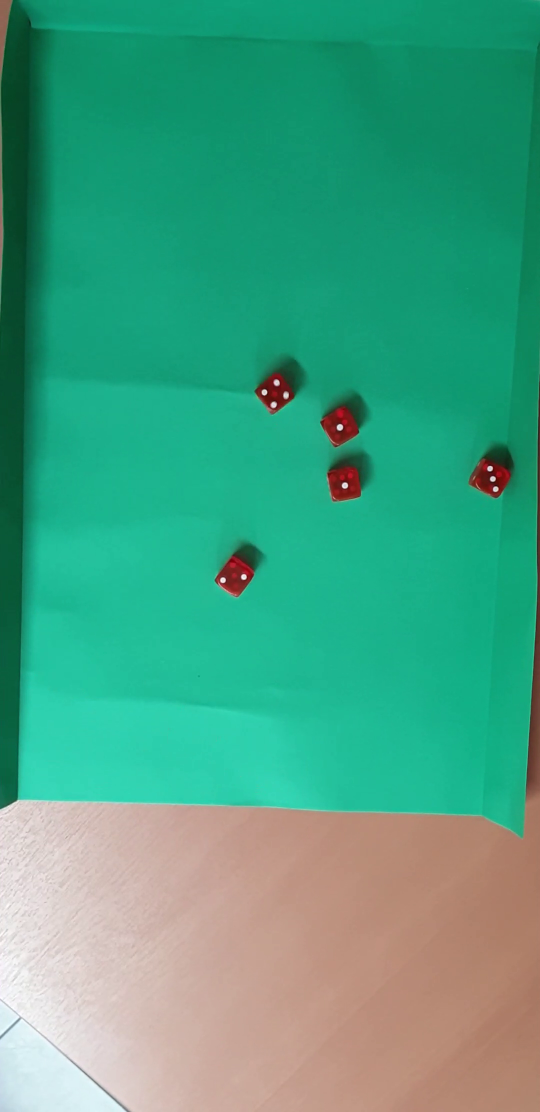
#> input picture frame 65 of videos/tirada_1.mp4, 1080 x 2224 px (shown at 1/2 size)
$ python main.py
#> lines starting #> are read from the running program, lines starting #| are printed output that depends on the picture; after the words box and inside, x2 and y2 are one past the last pixel; in counts of white or black regions, pixels touching at a corner belong together
#> the answer given: 1
import cv2
import numpy as np
import os
import matplotlib.pyplot as plt

UMBRAL_ROJO = 70        # Threshold fallback para canal rojo
RATIO_MIN, RATIO_MAX = 0.65, 1.35  # Aspect ratio de dados
DETECT_SCALE = 0.5      # Downscaling para deteccion mas rapida

PUNTO_AREA_MIN = 0.011  # area minima de punto
PUNTO_AREA_MAX = 0.096  # area maxima de punto
PUNTO_CIRC_MIN = 0.74   # separa puntos de ruido


def mapa_rojez(frame_bgr):
    b = frame_bgr[:, :, 0].astype(np.int16)
    g = frame_bgr[:, :, 1].astype(np.int16)
    r = frame_bgr[:, :, 2].astype(np.int16)
    roj = r - np.maximum(g, b)
    return np.clip(roj, 0, 255).astype(np.uint8)


def segmentar_dados(frame_bgr):
    roj = mapa_rojez(frame_bgr)
    roj_blur = cv2.GaussianBlur(roj, (5, 5), 0)
    _, bin_auto = cv2.threshold(roj_blur, 0, 255, cv2.THRESH_BINARY + cv2.THRESH_OTSU)

    white_ratio = float(np.mean(bin_auto == 255))
    if white_ratio < 0.001 or white_ratio > 0.35:
        r = frame_bgr[:, :, 2]
        _, bin_img = cv2.threshold(r, UMBRAL_ROJO, 255, cv2.THRESH_BINARY)
    else:
        bin_img = bin_auto

    k = cv2.getStructuringElement(cv2.MORPH_RECT, (3, 3))
    bin_img = cv2.morphologyEx(bin_img, cv2.MORPH_OPEN, k, iterations=1)
    bin_img = cv2.morphologyEx(bin_img, cv2.MORPH_CLOSE, k, iterations=1)
    return bin_img


def detectar_dados_simple(frame):
    bin_img = segmentar_dados(frame)
    n, _, stats, _ = cv2.connectedComponentsWithStats(bin_img, connectivity=8)

    cands = []
    for i in range(1, n):
        x = int(stats[i, cv2.CC_STAT_LEFT])
        y = int(stats[i, cv2.CC_STAT_TOP])
        w = int(stats[i, cv2.CC_STAT_WIDTH])
        h = int(stats[i, cv2.CC_STAT_HEIGHT])
        area_cc = int(stats[i, cv2.CC_STAT_AREA])

        if w <= 0 or h <= 0:
            continue

        ratio = h / w
        if not (RATIO_MIN < ratio < RATIO_MAX):
            continue

        area_bbox = w * h
        extent = area_cc / float(area_bbox)
        if extent < 0.14:
            continue

        #  descartar <100 (ruido) y >10000 (fondo)
        if area_bbox < 100 or area_bbox > 10000:
            continue

        cands.append((x, y, w, h, area_bbox))

    # ordenar por area
    if not cands:
        return [], bin_img

    # Si hay menos de 5 dadods, devolver vacio
    if len(cands) < 5:
        return [], bin_img

    areas = [c[4] for c in cands]
    med = np.median(areas)
    scored = []
    for c in cands:
        x, y, w, h, area_bbox = c
        rel = abs(area_bbox - med) / (med + 1e-6)
        scored.append((rel, (x, y, w, h)))

    scored.sort(key=lambda t: t[0])
    top = [t[1] for t in scored[:5]]
    top.sort(key=lambda d: d[0])
    return top, bin_img


def contar_puntos_simple(crop_bgr):
    h, w = crop_bgr.shape[:2]
    if h == 0 or w == 0:
        return 0

    area_dado = float(h * w)
    gray = cv2.cvtColor(crop_bgr, cv2.COLOR_BGR2GRAY)

    # margen adaptativo simple
    block_size = max(11, (min(w, h) // 6) | 1)
    bw = cv2.adaptiveThreshold(gray, 255, cv2.ADAPTIVE_THRESH_GAUSSIAN_C,
                               cv2.THRESH_BINARY, block_size, -5)

    # Margen para evitar bordes
    m = int(max(2, min(w, h) * 0.10))
    mask = np.zeros_like(bw)
    mask[m:h-m, m:w-m] = 255
    bw = cv2.bitwise_and(bw, mask)

    # Limpiar ruido menos agresivamente
    k2 = max(3, int(min(w, h) * 0.04))
    if k2 % 2 == 0:
        k2 += 1
    kernel2 = cv2.getStructuringElement(cv2.MORPH_ELLIPSE, (k2, k2))
    bw = cv2.morphologyEx(bw, cv2.MORPH_OPEN, kernel2, iterations=1)

    contours, _ = cv2.findContours(bw, cv2.RETR_EXTERNAL, cv2.CHAIN_APPROX_SIMPLE)

    a_min = area_dado * PUNTO_AREA_MIN
    a_max = area_dado * PUNTO_AREA_MAX

    pts = 0
    for c in contours:
        a = float(cv2.contourArea(c))
        if not (a_min <= a <= a_max):
            continue
        p = float(cv2.arcLength(c, True))
        if p <= 1e-6:
            continue
        circ = 4.0 * np.pi * a / (p * p)
        if circ < PUNTO_CIRC_MIN:
            continue
        pts += 1

    return pts


def procesar_video(video_path, idx, guardar_video=True):
#> called with video_path = 'videos/tirada_1.mp4', idx = 1, guardar_video = False
    print(f"\n--- Video {idx}: {video_path}")
    cap = cv2.VideoCapture(video_path)
    if not cap.isOpened():
        print("Error al abrir video")
        return

    fps = float(cap.get(cv2.CAP_PROP_FPS))
    total = int(cap.get(cv2.CAP_PROP_FRAME_COUNT))
    w_orig = int(cap.get(cv2.CAP_PROP_FRAME_WIDTH))
    h_orig = int(cap.get(cv2.CAP_PROP_FRAME_HEIGHT))
    print(f"Resolucion: {w_orig}x{h_orig} @ {fps:.1f}fps ({total} frames)")

    # analisis desde 45% hasta 95% del video
    mejor = None
    paso = max(3, int(fps * 0.14))

    for frame_idx in range(int(total * 0.45), min(total, int(total * 0.95)), paso):
        cap.set(cv2.CAP_PROP_POS_FRAMES, frame_idx)
        ret, frame = cap.read()
        if not ret:
            break

        # Escalar para deteccion rapida
        fs = cv2.resize(frame, None, fx=DETECT_SCALE, fy=DETECT_SCALE, interpolation=cv2.INTER_AREA)
        dados_s, bin_s = detectar_dados_simple(fs)

        if len(dados_s) != 5:
            continue

        # Contar puntos en frame original
        boxes = []
        for x, y, ww, hh in dados_s:
            X = int(round(x / DETECT_SCALE))
            Y = int(round(y / DETECT_SCALE))
            W = int(round(ww / DETECT_SCALE))
            H = int(round(hh / DETECT_SCALE))
            X = max(0, min(w_orig - 1, X))
            Y = max(0, min(h_orig - 1, Y))
            W = max(1, min(w_orig - X, W))
            H = max(1, min(h_orig - Y, H))
            boxes.append((X, Y, W, H))

        pts = []
        for X, Y, W, H in boxes:
            crop = frame[Y:Y+H, X:X+W]
            pts.append(contar_puntos_simple(crop))

        # Validar que todos tengan puntos validos
        if all(1 <= p <= 6 for p in pts):
            total_pts = sum(pts)
            if mejor is None or total_pts > mejor[3]:
                mejor = (frame.copy(), frame_idx, boxes, total_pts, pts, bin_s.copy())
                print(f"  Frame {frame_idx}: puntos={pts}, total={total_pts}")
#> this loop made 19 passes
#> n in detectar_dados_simple on passes 1 to 12: 16, 15, 16, 16, 17, 14, 14, 10, 12, 9, 8, 11
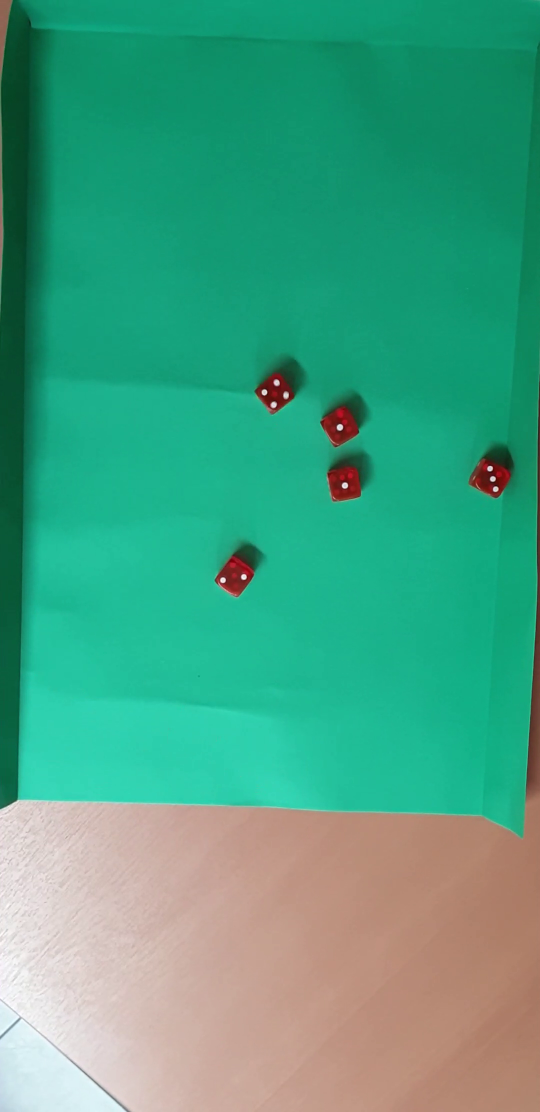
#> input picture frame 65 of videos/tirada_1.mp4, 1080 x 2224 px (shown at 1/2 size)
#> pass 1, in mapa_rojez, `r = frame_bgr[:, :, 2].astype(np.int16)`:
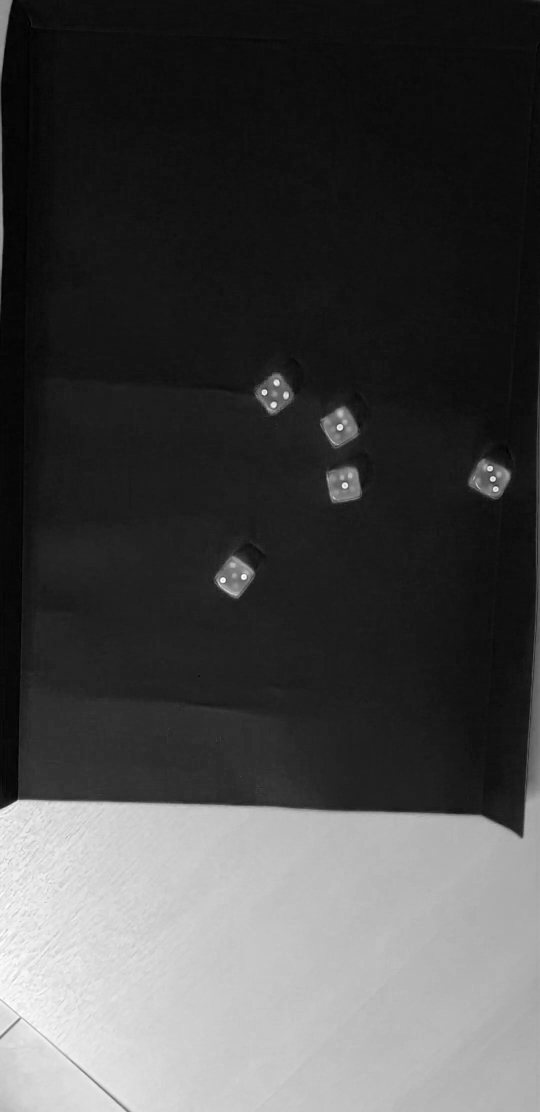
#> r: shape (1112, 540) int16; min 0, max 255, mean 71.9
#> after the loop:
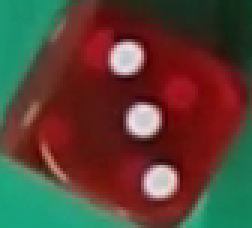
#> crop: shape (76, 84, 3) (shown 3 times larger); mean B, G, R 54.8, 66.3, 89.5
#> after the loop:
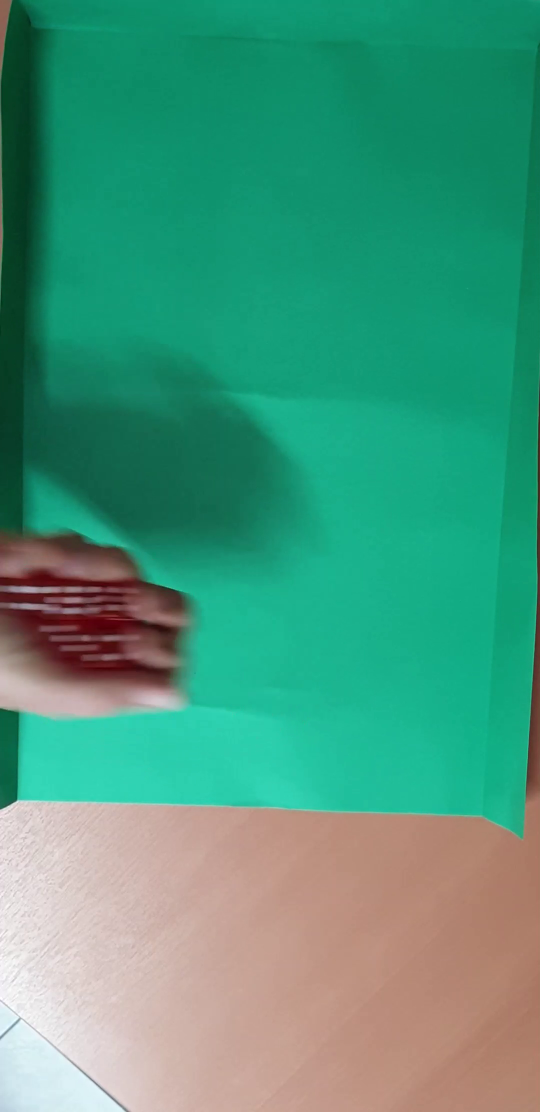
#> fs: shape (1112, 540, 3); mean B, G, R 124.3, 151.5, 73.7
#> after the loop, mejor = 6 items

    if mejor is None:
        print("No se encontro un frame valido")
        cap.release()
        return

    frame, frame_idx, boxes, total_pts, pts, bin_s = mejor
#> frame is the input picture: shape (2224, 1080, 3); mean B, G, R 130.6, 161, 71.8
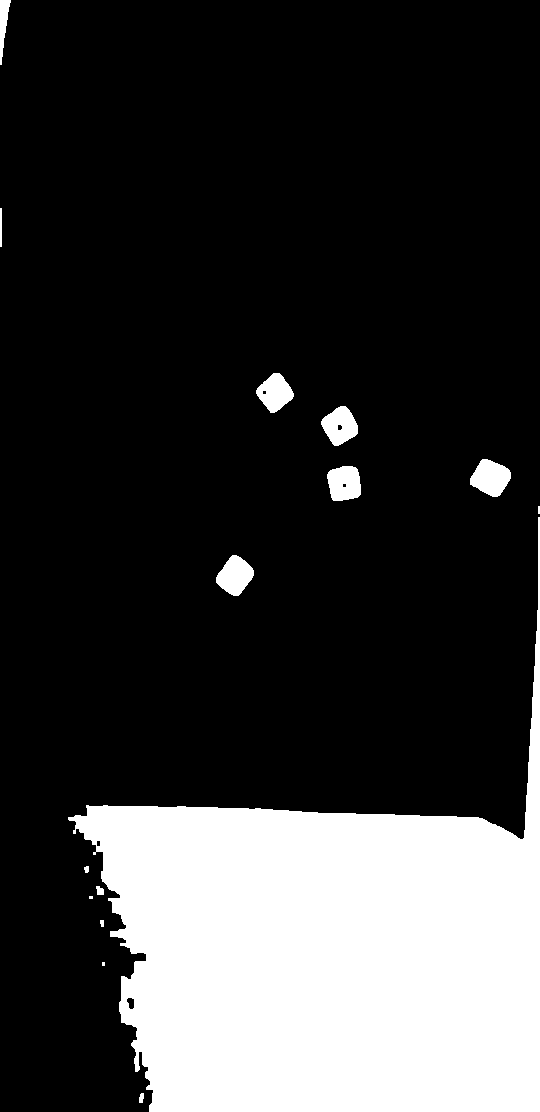
#> bin_s: shape (1112, 540); 22.2% white; 15 white regions (3 under 20 px), largest, box (x1, y1, x2, y2) and area: (68, 517, 540, 1112) 127423, (470, 459, 511, 497) 1061, (216, 555, 254, 596) 1012
#> frame_idx = 65; boxes = [(432, 1110, 76, 82), (512, 746, 76, 80), (642, 812, 74, 80), (654, 932, 68, 70), (940, 918, 82, 76)]; total_pts = 11; pts = [2, 4, 1, 1, 3]

    print(f"\nRESULTADO: Frame #{frame_idx} -> {len(boxes)} dados | puntos={pts} | total={total_pts}")
#| RESULTADO: Frame #65 -> 5 dados | puntos=[2, 4, 1, 1, 3] | total=11

    # Dibujar
    res = frame.copy()
    grosor = max(2, w_orig // 200)
    for (X, Y, W, H), p in zip(boxes, pts):
        cv2.rectangle(res, (X, Y), (X + W, Y + H), (255, 255, 0), thickness=grosor)
        tam = max(0.6, min(1.6, H / 35))
        gt = max(2, int(grosor * 1.2))
        cv2.putText(res, str(p), (X, Y - grosor * 2), cv2.FONT_HERSHEY_SIMPLEX, tam, (255, 255, 0), gt)
#> this loop made 5 passes
#> (X, Y, W, H, p) on passes 1 to 5: (432, 1110, 76, 82, 2), (512, 746, 76, 80, 4), (642, 812, 74, 80, 1), (654, 932, 68, 70, 1), (940, 918, 82, 76, 3)
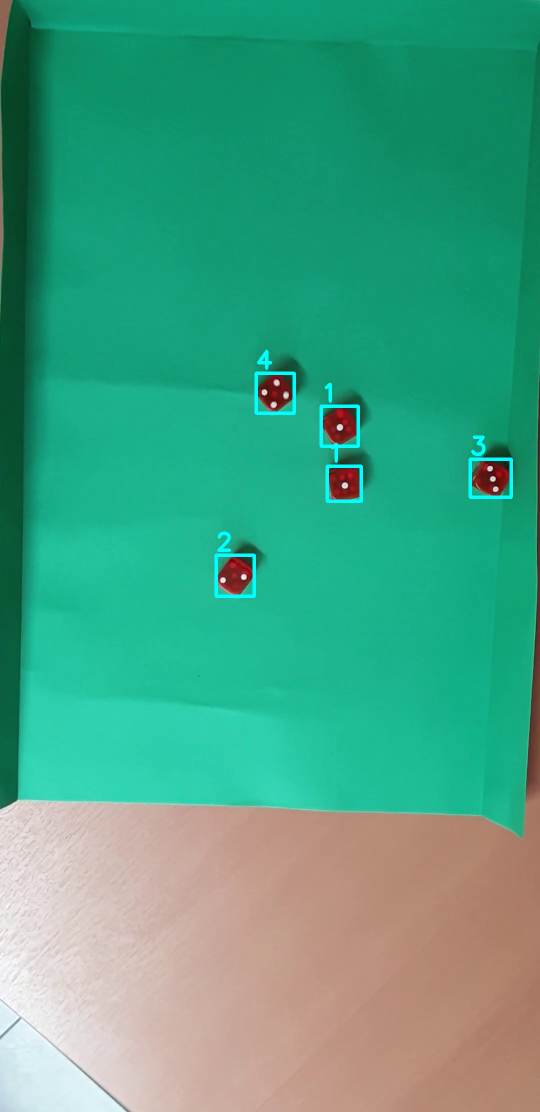
#> res: shape (2224, 1080, 3) (shown at 1/2 size); 0.54% of pixels changed, all inside (x1, y1, x2, y2) = (429, 699, 1026, 1196)

    # Visualizar
    h, w = frame.shape[:2]
#> h = 2224; w = 1080
    bin_big = cv2.resize(bin_s, (w, h), interpolation=cv2.INTER_NEAREST)
#> bin_big: shape (2224, 1080); 22.2% white; 15 white regions, largest, box (x1, y1, x2, y2) and area: (136, 1034, 1080, 2224) 509692, (940, 918, 1022, 994) 4244, (432, 1110, 508, 1192) 4048

    fig, axs = plt.subplots(2, 2, figsize=(14, 11))
    fig.suptitle(f'Video {idx} - Frame {frame_idx}\n{len(pts)} Dados - Puntaje: {total_pts}',
                 fontsize=16, fontweight='bold')

    axs[0, 0].imshow(cv2.cvtColor(frame, cv2.COLOR_BGR2RGB))
    axs[0, 0].set_title('Original')
    axs[0, 0].axis('off')

    rojo_viz = frame.copy()
    rojo_viz[:, :, 0] = 0
    rojo_viz[:, :, 1] = 0
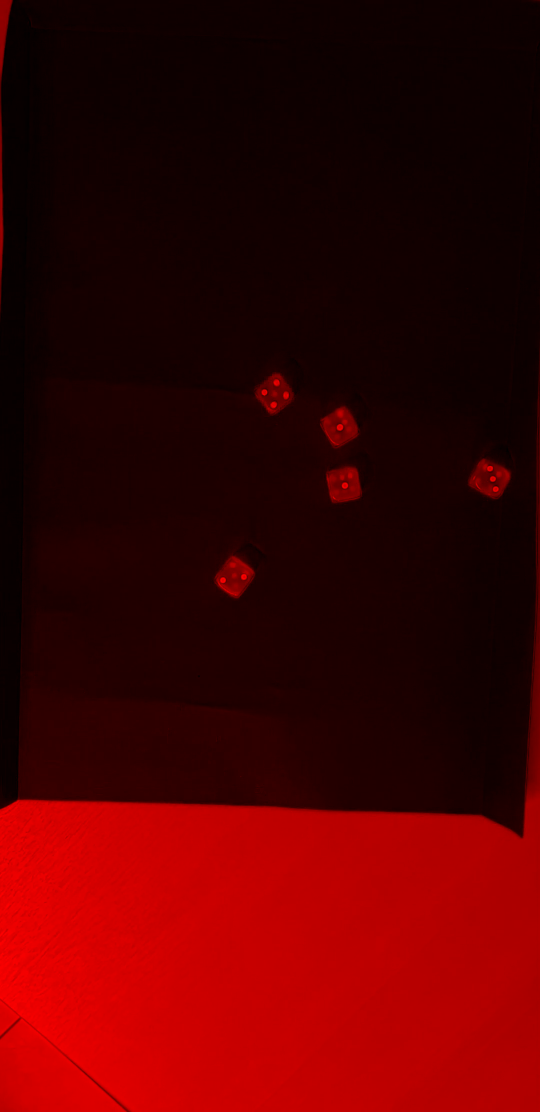
#> rojo_viz: shape (2224, 1080, 3) (shown at 1/2 size); mean B, G, R 0, 0, 71.8
    axs[0, 1].imshow(cv2.cvtColor(rojo_viz, cv2.COLOR_BGR2RGB))
    axs[0, 1].set_title('Canal Rojo')
    axs[0, 1].axis('off')

    axs[1, 0].imshow(bin_big, cmap='gray')
    axs[1, 0].set_title('Mascara dados')
    axs[1, 0].axis('off')

    axs[1, 1].imshow(cv2.cvtColor(res, cv2.COLOR_BGR2RGB))
    axs[1, 1].set_title(f'Detectados: {pts}')
    axs[1, 1].axis('off')

    plt.tight_layout()
    plt.show()
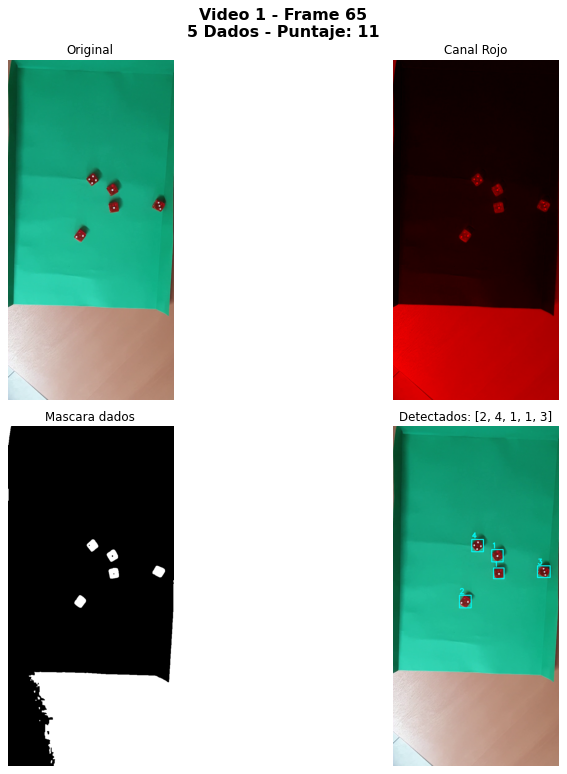
#> figure drawn by matplotlib, 4 panels

    # Generar video procesado si se solicita
    if guardar_video:
        # Volver al inicio del video
        cap.set(cv2.CAP_PROP_POS_FRAMES, 0)

        # Reducir resolucion de salida para ahorrar espacio
        w_out = w_orig // 3
        h_out = h_orig // 3

        if not os.path.exists("datos_salida"):
            os.makedirs("datos_salida")

        out_name = os.path.join("datos_salida", f"video_{idx}_procesado.mp4")
        writer = cv2.VideoWriter(out_name, cv2.VideoWriter_fourcc(*'mp4v'), int(fps), (w_out, h_out))

        # Calcular parametros para tracking de dados
        area_frame = w_orig * h_orig
        area_min_track = int(area_frame * 0.0015)
        area_max_track = int(area_frame * 0.0025)
        dist_max = int(w_orig * 0.05)

        dados_prev = []
        cont_frames = 0
        frame_num = 0

        while True:
            ret, frame = cap.read()
            if not ret:
                break

            frame_num += 1

            # Detectar dados en escala reducida
            fs = cv2.resize(frame, None, fx=DETECT_SCALE, fy=DETECT_SCALE, interpolation=cv2.INTER_AREA)
            dados_s, _ = detectar_dados_simple(fs)

            # Escalar coordenadas a resolucion original
            dados_ahora = []
            for x, y, ww, hh in dados_s:
                X = int(round(x / DETECT_SCALE))
                Y = int(round(y / DETECT_SCALE))
                W = int(round(ww / DETECT_SCALE))
                H = int(round(hh / DETECT_SCALE))
                X = max(0, min(w_orig - 1, X))
                Y = max(0, min(h_orig - 1, Y))
                W = max(1, min(w_orig - X, W))
                H = max(1, min(h_orig - Y, H))
                dados_ahora.append((X, Y, W, H))

            # mantener solo dados que estan quietos
            quietos = []
            if len(dados_prev) > 0 and len(dados_ahora) > 0:
                for d_ahora in dados_ahora:
                    x1, y1 = d_ahora[0], d_ahora[1]
                    for d_prev in dados_prev:
                        x2, y2 = d_prev[0], d_prev[1]
                        dist = np.sqrt((x1 - x2)**2 + (y1 - y2)**2)
                        if dist < dist_max:
                            X, Y, W, H = d_ahora
                            crop = frame[Y:Y+H, X:X+W]
                            pts = contar_puntos_simple(crop)
                            if 1 <= pts <= 6:
                                quietos.append((X, Y, W, H, pts))
                            break

            # Dibujar dados quietos con sus puntos
            frame_dibujado = frame.copy()
            for X, Y, W, H, pts in quietos:
                cv2.rectangle(frame_dibujado, (X, Y), (X + W, Y + H), (255, 255, 0), thickness=grosor)
                tam = max(0.6, min(1.6, H / 35))
                gt = max(2, int(grosor * 1.2))
                cv2.putText(frame_dibujado, str(pts), (X, Y - grosor * 2),
                           cv2.FONT_HERSHEY_SIMPLEX, tam, (255, 255, 0), gt)

            # Actualizar dados previos cada N frames
            cont_frames += 1
            if cont_frames >= 5:
                dados_prev = dados_ahora
                cont_frames = 0

            # Escribir frame redimensionado
            out_frame = cv2.resize(frame_dibujado, (w_out, h_out))
            writer.write(out_frame)

            if frame_num % 30 == 0:
                prog = (frame_num / total) * 100
                print(f"    {prog:.1f}% ({frame_num}/{total})")

        writer.release()
        print(f"  Video guardado: {out_name}")

    cap.release()


def main():
    print("=" * 70)
    print("TP3 - Deteccion de Dados")
    print("=" * 70)

    vids = []
    if os.path.exists("videos"):
        for f in sorted(os.listdir("videos")):
            if f.lower().endswith(".mp4"):
                vids.append(os.path.join("videos", f))

    if not vids:
        print("\nNo hay videos en la carpeta 'videos'")
        return

    print(f"\nSe encontraron {len(vids)} video(s)")
    print("\nOpciones:")
    print("  1. Solo analizar y mostrar resultados")
    print("  2. Analizar y generar videos procesados (mas lento)")

    try:
        opcion = input("\nSeleccione opcion (1 o 2): ").strip()
        generar_videos = (opcion == "2")
    except:
        generar_videos = False

    if generar_videos:
        print("\n** Se generaran videos procesados en la carpeta 'datos_salida' **\n")
    else:
        print("\n** Solo se mostraran resultados (no se generaran videos) **\n")

    for i, vid in enumerate(vids, 1):
        procesar_video(vid, i, guardar_video=generar_videos)

    print("\n" + "=" * 70)
    print("Finalizado")
    print("=" * 70)


if __name__ == "__main__":
    main()
